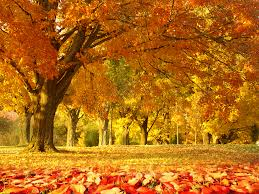
#> input picture tree.jpg, 259 x 194 px
$ python quadrants.py
#> lines starting #> are read from the running program, lines starting #| are printed output that depends on the picture
import cv2
import matplotlib.pyplot as plt

# Load the image
image = cv2.imread('tree.jpg')
#> image is the input picture: shape (194, 259, 3); mean B, G, R 22.3, 105.5, 178.1

# Get the dimensions of the image
height, width, channels = image.shape
#> height = 194; width = 259; channels = 3

# Find the center of the image
center_x, center_y = width // 2, height // 2
#> center_x = 129; center_y = 97

# Slice the image into four quadrants
top_left = image[:center_y, :center_x]
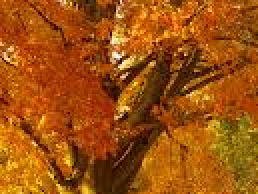
#> top_left: shape (97, 129, 3) (shown 2 times larger); mean B, G, R 12.8, 81.5, 156.9
top_right = image[:center_y, center_x:]
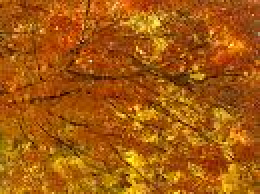
#> top_right: shape (97, 130, 3) (shown 2 times larger); mean B, G, R 14.5, 89.3, 165
bottom_left = image[center_y:, :center_x]
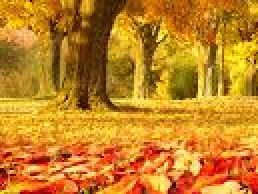
#> bottom_left: shape (97, 129, 3) (shown 2 times larger); mean B, G, R 33.7, 129.9, 195.2
bottom_right = image[center_y:, center_x:]
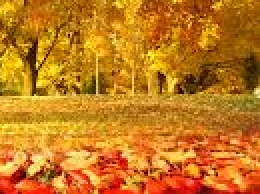
#> bottom_right: shape (97, 130, 3) (shown 2 times larger); mean B, G, R 28.3, 121.4, 195

# Display the quadrants using matplotlib
fig, axs = plt.subplots(2, 2, figsize=(10, 10))

# Plot each quadrant
axs[0, 0].imshow(cv2.cvtColor(top_left, cv2.COLOR_BGR2RGB))
axs[0, 0].axis('off')

axs[0, 1].imshow(cv2.cvtColor(top_right, cv2.COLOR_BGR2RGB))
axs[0, 1].axis('off')

axs[1, 0].imshow(cv2.cvtColor(bottom_left, cv2.COLOR_BGR2RGB))
axs[1, 0].axis('off')

axs[1, 1].imshow(cv2.cvtColor(bottom_right, cv2.COLOR_BGR2RGB))
axs[1, 1].axis('off')

# Show the plot
plt.show()
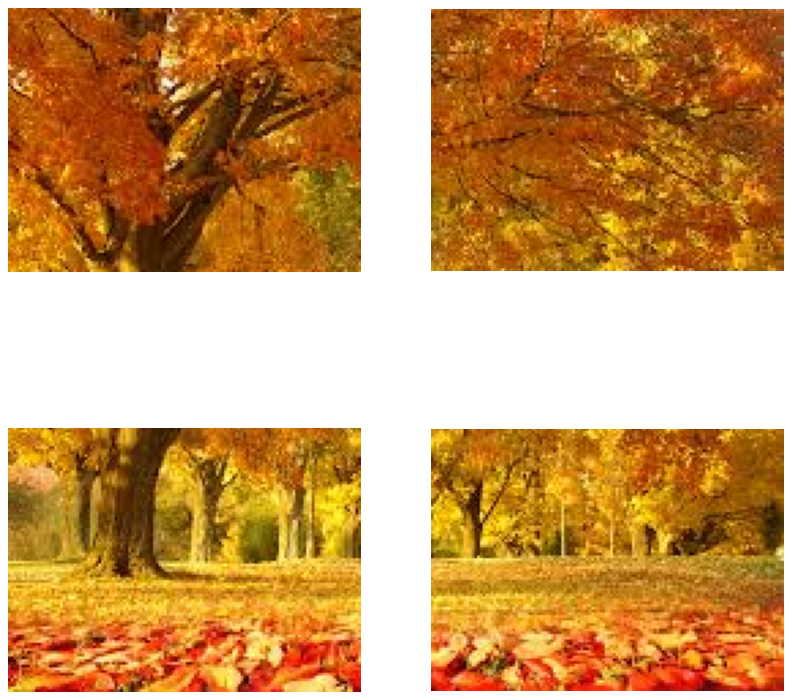
#> figure drawn by matplotlib, 4 panels

$ run again, with cat.jpg copied over tree.jpg
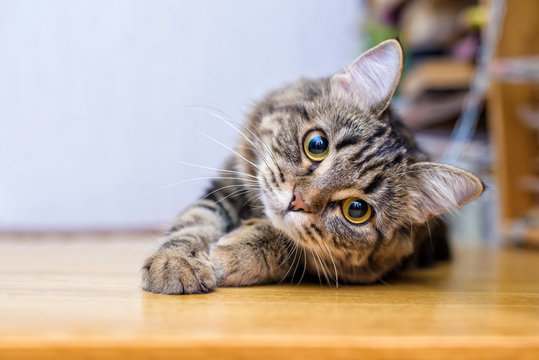
#> input picture cat.jpg, 539 x 360 px
#> image is the input picture: shape (360, 539, 3); mean B, G, R 153.9, 166.9, 183.6
#> `bottom_right = image[center_y:, center_x:]`:
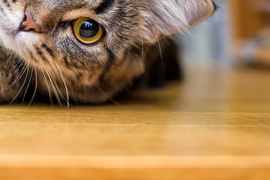
#> bottom_right: shape (180, 270, 3); mean B, G, R 85.4, 127.6, 164
#> `plt.show()`:
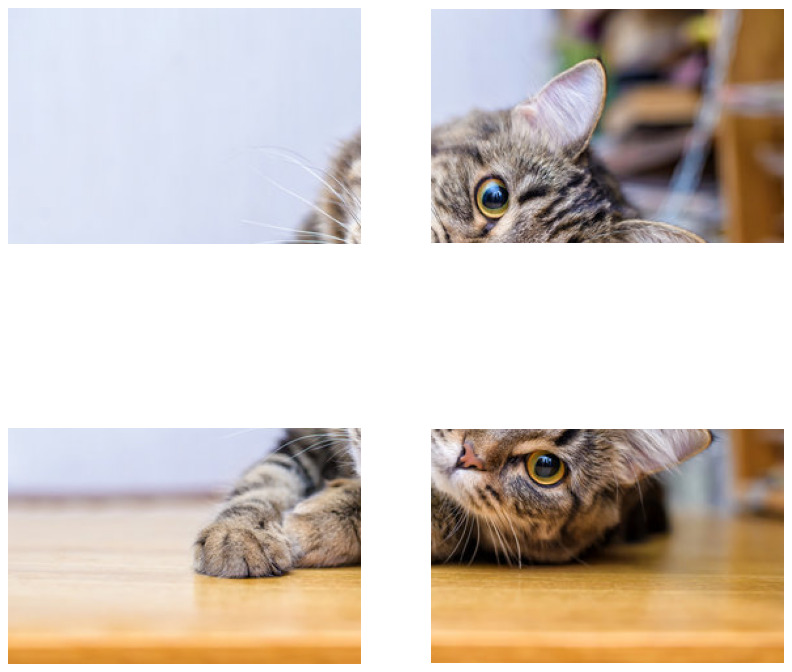
#> figure drawn by matplotlib, 4 panels
